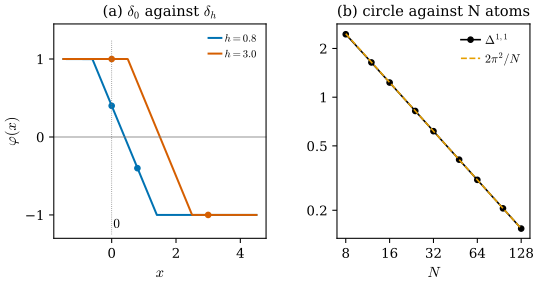

Here is the Python script that generated this plot:
"""Figure 46.7.3: the bounded Lipschitz distance.

(a) On the real line, Delta(delta_0, delta_h) = min(h, 2). The optimal test function phi(x) = clip(h/2 - x, -1, 1)
(slope -1, cut at +-1) for h = 0.8 (blue) and h = 3 (vermilion); the dots mark phi(0) and phi(h).
(b) The unit circle C against the point cloud W_N of N equally spaced atoms (cell centres, exact tangents, masses 2 pi/N):
Delta(v(C, 1), W_N) = N [8 (1 - cos(pi/2N)) + 2 (1 - cos(pi/N))] (Example 46.7.10), log-log, with 2 pi^2 / N (dashed).
The self-check confirms that the test function min(1, min_i(|x - x_i| + ||P - P_i||)) attains the value.

Run from the project root: PYTHONPATH=tools python3 chapters/46-varifold-background/figures/fig-46-7-3-bounded-lipschitz.py
"""
import math
import sys
from pathlib import Path

import numpy as np

sys.path.insert(0, str(Path(__file__).resolve().parents[1] / "lib"))
import dgfig  # noqa: E402

dgfig.setup()
import matplotlib.pyplot as plt  # noqa: E402

import var46 as v  # noqa: E402

C = dgfig.COLORS


def phi_opt(x, h):
    return np.clip(h / 2 - x, -1.0, 1.0)


for h in (0.3, 0.8, 2.0, 3.0):
    assert abs(phi_opt(0.0, h) - phi_opt(h, h) - v.bl_diracs(h)) < 1e-12

Ns = np.array([8, 12, 16, 24, 32, 48, 64, 96, 128])
exact = np.array([v.circle_cell_bound_exact(int(N)) for N in Ns])
for N in (8, 32):
    t, X, P, m = v.circle_atoms(N)

    def phi_star(x, Pm, X=X, P=P):
        d = np.linalg.norm(x[:, None, :] - X[None, :, :], axis=2)
        op = np.abs(np.linalg.eigvalsh(Pm[:, None, :, :] - P[None, :, :, :])).max(axis=2)
        return np.minimum(1.0, (d + op).min(axis=1))

    gap = v.circle_varifold_integral(phi_star, nq=16, pieces=N * 8) - v.atoms_integral(phi_star, X, P, m)
    assert abs(gap - v.circle_cell_bound_exact(N)) < 1e-9
assert np.allclose(exact * Ns / (2 * math.pi ** 2), 1, atol=0.01)

fig, axes = plt.subplots(1, 2, figsize=(6.4, 2.9), gridspec_kw={"width_ratios": [1.1, 1], "wspace": 0.35})
ax = axes[0]
x = np.linspace(-1.5, 4.5, 600)
for h, col in ((0.8, C["tangent"]), (3.0, C["normal"])):
    ax.plot(x, phi_opt(x, h), color=col, lw=1.5, label=f"$h = {h}$")
    ax.plot([0, h], [phi_opt(0.0, h), phi_opt(h, h)], "o", color=col, ms=4)
ax.axhline(0, color=C["aux"], lw=0.6)
ax.plot([0, 0], [-1.25, 1.25], color=C["aux"], lw=0.6, ls=":")
ax.text(0.05, -1.2, r"$0$", fontsize=10, ha="left", va="bottom")
ax.set_xlabel(r"$x$")
ax.set_ylabel(r"$\varphi(x)$")
ax.set_ylim(-1.3, 1.45)
ax.set_yticks([-1, 0, 1])
ax.legend(loc="upper right", frameon=False, fontsize=8, handlelength=1.2, handletextpad=0.3)
ax.set_title(r"(a) $\delta_0$ against $\delta_h$", fontsize=11)

ax = axes[1]
ax.loglog(Ns, exact, "o-", color=C["main"], ms=4, lw=1.2, label=r"$\Delta^{1,1}$")
ax.loglog(Ns, 2 * math.pi ** 2 / Ns, "--", color=C["accent"], lw=1.2, label=r"$2\pi^2/N$")
ax.set_xlabel(r"$N$")
ax.set_xticks([8, 16, 32, 64, 128])
ax.set_xticklabels(["8", "16", "32", "64", "128"])
ax.minorticks_off()
ax.set_yticks([0.2, 0.5, 1, 2])
ax.set_yticklabels(["0.2", "0.5", "1", "2"])
ax.legend(loc="upper right", frameon=False, fontsize=9, handlelength=1.6, handletextpad=0.4)
ax.set_title("(b) circle against N atoms", fontsize=11)

dgfig.save(fig, __file__)
print("exact", np.round(exact, 4))
